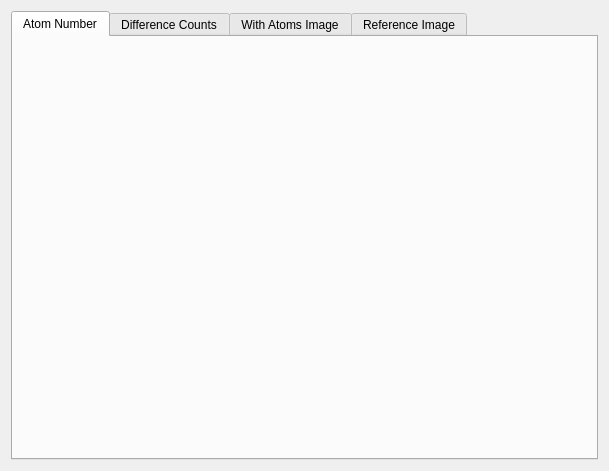
<?xml version="1.0" encoding="UTF-8"?>
<ui version="4.0">
 <class>FluorescenceViewWidget</class>
 <widget class="QWidget" name="FluorescenceViewWidget">
  <property name="geometry">
   <rect>
    <x>0</x>
    <y>0</y>
    <width>609</width>
    <height>471</height>
   </rect>
  </property>
  <property name="windowTitle">
   <string>Form</string>
  </property>
  <layout class="QGridLayout" name="gridLayout">
   <item row="0" column="0">
    <widget class="QTabWidget" name="tabWidget">
     <property name="enabled">
      <bool>true</bool>
     </property>
     <property name="currentIndex">
      <number>0</number>
     </property>
     <widget class="QWidget" name="N_tab">
      <attribute name="title">
       <string>Atom Number</string>
      </attribute>
      <layout class="QGridLayout" name="gridLayout_2">
       <item row="0" column="0">
        <widget class="ImageViewEditor" name="N_view_editor" native="true"/>
       </item>
      </layout>
     </widget>
     <widget class="QWidget" name="diff_tab">
      <attribute name="title">
       <string>Difference Counts</string>
      </attribute>
      <layout class="QGridLayout" name="gridLayout_3">
       <item row="0" column="0">
        <widget class="ImageViewEditor" name="diff_view_editor" native="true"/>
       </item>
      </layout>
     </widget>
     <widget class="QWidget" name="atom_tab">
      <attribute name="title">
       <string>With Atoms Image</string>
      </attribute>
      <layout class="QGridLayout" name="gridLayout_4">
       <item row="0" column="0">
        <widget class="ImageViewEditor" name="atom_view_editor" native="true"/>
       </item>
      </layout>
     </widget>
     <widget class="QWidget" name="reference_tab">
      <attribute name="title">
       <string>Reference Image</string>
      </attribute>
      <layout class="QGridLayout" name="gridLayout_6">
       <item row="0" column="0">
        <widget class="ImageViewEditor" name="reference_view_editor" native="true"/>
       </item>
      </layout>
     </widget>
    </widget>
   </item>
  </layout>
 </widget>
 <customwidgets>
  <customwidget>
   <class>ImageViewEditor</class>
   <extends>QWidget</extends>
   <header>imagevieweditor</header>
   <container>1</container>
  </customwidget>
 </customwidgets>
 <resources/>
 <connections/>
</ui>
